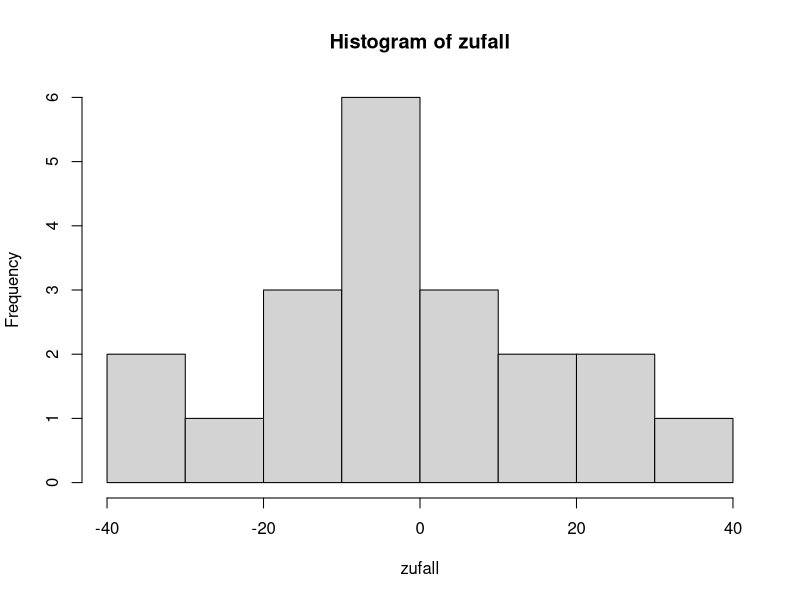
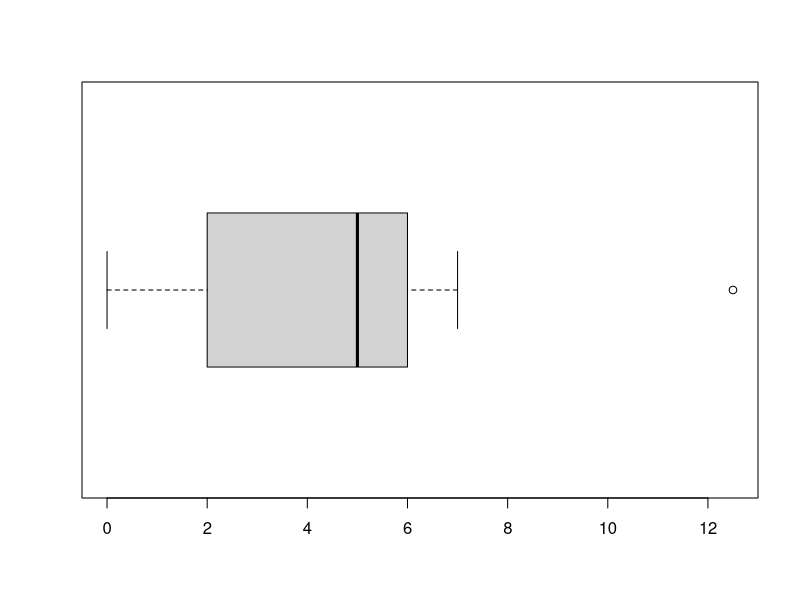
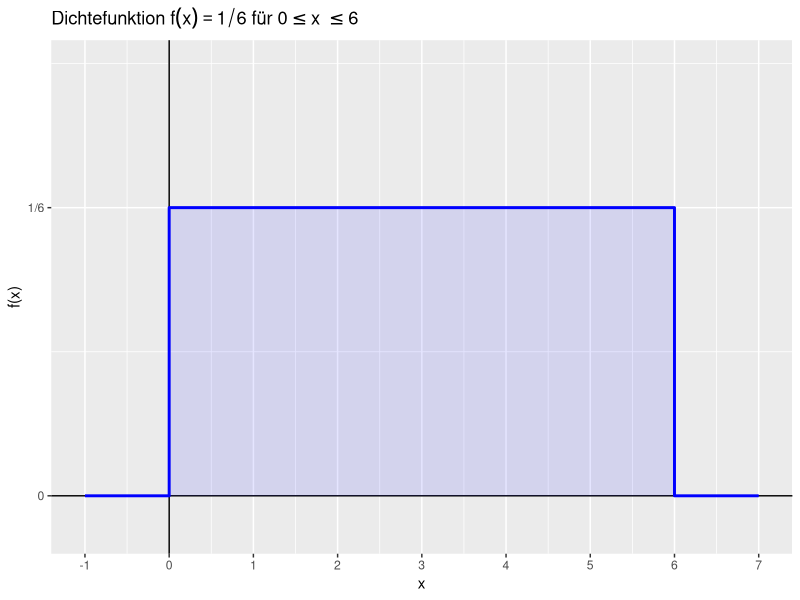

These figures' R source, in order:
## ---- chunk 1
noten <- c(1.3, 2.0, 1.7, 3.3, 2.3)
mean(noten)
## ---- chunk 2
noten <- c(1.3, 2.0, 1.7, 3.3, 2.3)
median(noten)
## ---- chunk 3
gm <- function(x){
  return( prod(x)^(1/length(x)) )
}
daten <- c(2, 4, 8)
gm(daten) # Ergibt 4 [7]
## ---- chunk 4
daten <- c(3, 7, 12, 18, 25, 30, 45, 50, 60, 80, 100)
quantile(daten)
## ---- chunk 5
daten <- c(3, 7, 12, 18, 25, 30, 45, 50, 60, 80, 100)
IQR(daten)
## ---- chunk 6
daten <- c(3, 7, 12, 18, 25, 30, 45, 50, 60, 80, 100)
summary(daten)
## ---- chunk 7
daten <- c(3, 7, 12, 18, 25, 30, 45, 50, 60, 80, 100)
quantile(daten, probs = c(0.3, 0.6, 0.9))
## ---- chunk 8
vektor <- c(1,2,3,4,5)
## ---- chunk 9
zufall <- rnorm(20, 0, 17)
summary(zufall)
zufall
## ---- chunk 10
hist(zufall)
## ---- chunk 11
boxwert <- c(0,4,5,6,7,2,5,1,12.5)
boxplot(boxwert, horizontal = TRUE)
## ---- chunk 12
#| echo: false
#| message: false
#| warning: false
library(ggplot2)

# Daten für die Linien definieren
# Wir erstellen Punkte für die Sprünge bei 0 und 6
df <- data.frame(
  x = c(-1, 0, 0, 6, 6, 7),
  y = c(0, 0, 1/6, 1/6, 0, 0)
)

# Plot erstellen
ggplot(df, aes(x = x, y = y)) +
  geom_hline(yintercept = 0, color = "black", linewidth = 0.5) +
  geom_vline(xintercept = 0, color = "black", linewidth = 0.5) +
  # Die blaue Linie der Dichtefunktion
  geom_line(color = "blue", size = 1) +
  # Die Fläche unter der Kurve (nur zwischen 0 und 6)
  geom_ribbon(data = subset(df, x >= 0 & x <= 6), 
              aes(ymin = 0, ymax = y), 
              fill = "blue", alpha = 0.1) +
  # Styling
  scale_y_continuous(breaks = c(0, 1/6), labels = c("0", "1/6")) +
  scale_x_continuous(breaks = -1:7) +
  coord_cartesian(ylim = c(-0.02, 0.25)) +
  labs(title = expression(paste("Dichtefunktion ", f(x) == 1/6, " für ", 0 <= x, " " <= 6)),
       x = "x",
       y = "f(x)")
